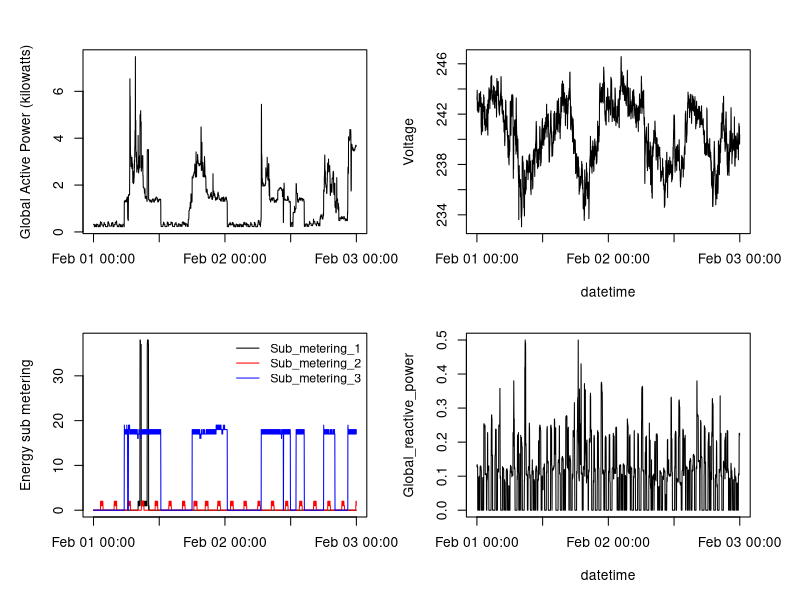

Generate this figure with R:
library(lubridate)
library(dplyr)

#please note that the data is processed in ProcessData.R to avoid repetition
#As per guideline we only need to load the data and that is done Here!!!
data <- read.csv(file.path("Data","cleaner.csv"))
data <- data %>% 
  mutate(Date = ymd(Date),Time = hms(Time))

#plot4
png("plot4.png")# note that the default width and height are already 480
par(mfrow=c(2,2),mar=c(4,4,2,2),oma=c(1,1,1,1))
#added margins and how to add -- row wise
with(data,plot(Date+Time,Global_active_power,type = "l",
               ylab = "Global Active Power (kilowatts)",xlab=""))
#--- 1st one done
with(data,plot(Date+Time,Voltage,type = "l",xlab = "datetime"))
#-- 2nd one done
with(data,plot(Date+Time,Sub_metering_1,type = "n",ylab="Energy sub metering",xlab=""))
with(data,points(Date+Time,Sub_metering_1,type = "l"))
with(data,points(Date+Time,Sub_metering_2,type = "l",col="red"))
with(data,points(Date+Time,Sub_metering_3,type = "l",col="blue"))
legend("topright",col=c("black","red","blue"),legend = paste("Sub_metering",1:3,sep = "_"),
       lty = rep(1,3),bty = "n",cex=0.9)
#-- 3rd one done
with(data,plot(Date+Time,Global_reactive_power,type = "l",xlab="datetime"))
#-- 4th one done
dev.off()
rm(data)
